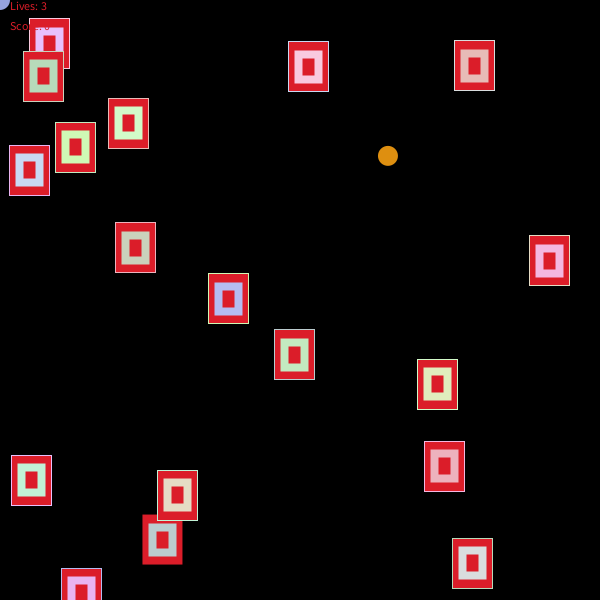
Frame 1 (no input)
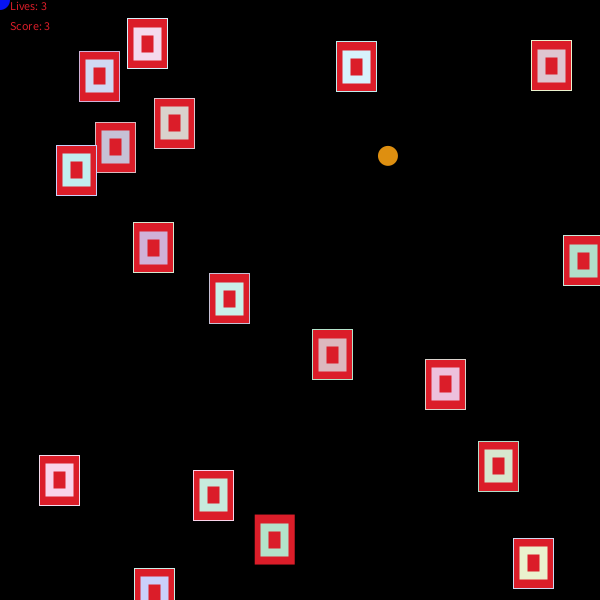
Frame 60 (the mouse pressed at the canvas centre just before this capture)
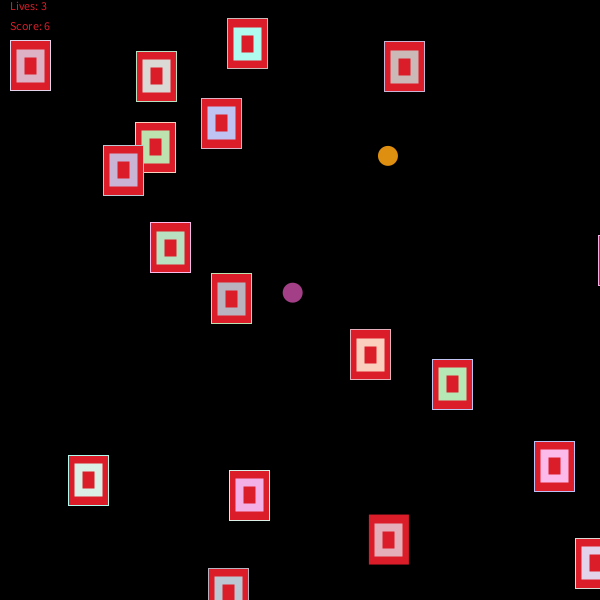
Frame 120 (the mouse held since frame 60 and released just before this capture)

The Processing sketch that drew these frames (run headless with seeded random() and noise(); from frame 60 on, the mouse is pressed at the canvas centre):

// Processing sketch: processing_119023
// ── processing_119023.pde

//decalaring variables
int lives = 3;
float speed = 0.5; //speed at which the counter goes up
float score = 0; // Sets Score to 0
boolean foodCollision; //the collision booleans are used to later check if the snake has collided with the food/mines
boolean mineCollision;
float ease = 0.06; //sets the speed at which the snake balls follow the mouse

Food cookie; //declaring the class for the food

Mine[] obstacles; //declares the array of obstacles and also declares the class

ArrayList<Circle> balls = new ArrayList(); //declares the snake class and makes it an ArrayList

//______________________________________________________________________________________________________________________________________
//Screen setup and display
void setup() {
  
  size(600, 600); 
  smooth();
 
  cookie = new Food(); //makes the food
  
//creates the obstacles by creating all the objects within the array
  obstacles = new Mine[18];
  for(int i = 0; i < obstacles.length; i++){
    obstacles[i] = new Mine();
  }
 
  balls.add(new Circle(ease, mouseX, mouseY)); //makes the first snake ball appear at the start

}

//______________________________________________________________________________________________________________________________________
//obstical/snake/food functions
void draw() {
  
  background(0);
 
  cookie.display(); //displays the food
 
 //this displays as many snake balls as are in the ArrayList (including ones we add later on, because we're in the draw function)
  for(int i=0; i<balls.size();i++){      
    balls.get(i).display(); 
    foodCollision = cookie.object_collision(mouseX,mouseY);  // checks if any of the snake balls have collided with food
  }
  
  if(foodCollision == true){
    cookieSetupScreen(); // move the food around the screen if touched by the snake
    ease = ease + 0.05;
    balls.add(new Circle(ease, mouseX, mouseY)); //add on a new snake ball to the Array list with a different easing
    foodCollision = false;
    lives ++;
  }
  
//displays the obstacles (the loop ensures the functions are applied to every object)
  for(int i = 0; i < obstacles.length; i++){ 
    obstacles[i].display(); //displays all the obstacles
    mineCollision = obstacles[i].object_collision(mouseX, mouseY); //checks if the obstacles are colliding with the mouse (returns true/false)
    if (mineCollision == true){
      minesSetupScreen(); //move all the obstacles but not the cookie (all obstacles must be moved or you keep losing lives for as long as it's on top of you)
      lives --;
    } 
  }

//initialisation and display of 'lives' and 'score'
 score = (speed ++) / 20; //allows the score to constantly rise all the time
 text("Lives: " + lives, 10, 10);
 int rScore = round(score); //rounds the score to the nearest whole number
 text("Score: " + rScore, 10, 30); 
 
//initialse 'end game'
  if(lives == 0){
    noLoop(); // stop the program
    background(0);
    textSize(80);
    text("GAME OVER!", 10, 150);
    text("SCORE: " + rScore, 10, 350); // displays end game score
   }
 
  }
  
//______________________________________________________________________________________________________________________________________
//creates function to move the cookie to a new location
  void cookieSetupScreen(){ 
    cookie.setX();
    cookie.setY();
  }

//______________________________________________________________________________________________________________________________________
//creates function to move all the mines to a new location
  void minesSetupScreen(){
    for(int i=0; i<obstacles.length; i++){
     obstacles[i] = new Mine(); //replaces all the obstacles in the class with new ones which are set at new random co-ordinates
  }
}

//food class initialisation
class Food{ //creates the block for the class
  float obstacle_x;
  float obstacle_y;
  int obstacle_width;
  int obstacle_height; //declares the class' fields
  
  Food(){ //the constructor
    obstacle_x = random(width); //these initial values will be set when each instance of a class is created
    obstacle_y = random(height);
    obstacle_width = 20;
    obstacle_height = 20;
  }
  
  void display(){ //this method displays the objects
    noStroke();
    fill(222, 143, 16);
    ellipse(obstacle_x, obstacle_y, obstacle_width, obstacle_height); //creates the biscuit
  }
  
  boolean object_collision(float tempX, float tempY){ //creates the method to test for collision between the snake and the food
  
    if ((obstacle_x + obstacle_width) > tempX
    && tempX > (obstacle_x - 18)
    && (obstacle_y + obstacle_height) > tempY
    && tempY > obstacle_y - 18){
        return true; //return true if the x and y co-ordinates of the snake balls collide with the food
    }
    else {
      return false;
    }
  }
  
  //these two functions move the cookie to new random co-ordinates when the functions are called
  void setX() {
    obstacle_x = random(width);
  }
  void setY() {
    obstacle_y = random(height);
  }
}
//obstical class initialisation
class Mine{ //creates the block for the class
  float obstacle_x;
  float speed = random(2); //makes the mines move at a random speed
  float obstacle_y;
  int obstacle_width;
  int obstacle_height; //declares the class' fields
  
  Mine(){ //the constructor
    obstacle_x = random(width); //thes initial values will be set when each instance of a class is created
    obstacle_y = random(height);
    obstacle_width = 40;
    obstacle_height = 50;
  }
  
  void display(){ //this method displays the objects

    strokeWeight(1);
    fill(219, 29, 41);
    rect(obstacle_x, obstacle_y, obstacle_width, obstacle_height); //creates the red part of the mine
    stroke(random(175, 255), random(175, 255), random(175, 255));
    strokeWeight(8);
    rect(obstacle_x + 10, obstacle_y + 12.5, obstacle_width - 20, obstacle_height - 25); //creates the multi-coloured part of the mine
    
    // The next section shows the code for making the obstacles scroll (move)
    obstacle_x += speed;
    
    if (obstacle_x > width){
     obstacle_x = 0; // moving the obstacle to the left side of the screen
    }
  }

  boolean object_collision(float tempX, float tempY){ //creates the method to test for collision between the snake and the mines
  
    if ((obstacle_x + obstacle_width + 8) > tempX
    && tempX > (obstacle_x - 8)
    && (obstacle_y + obstacle_height + 8) > tempY
    && tempY > obstacle_y - 8){
      return true; //return true if the x and y co-ordinates of the snake balls collide with the mine
    }
    else {
      return false;
    }
  }
  
}
//snake class initialisation
class Circle{
  
 float x; //these variables are used to control the size and position of the balls
 float y;
 float w;
 float h;
 float easing; //sets the speed at which the ball follows the mouse
  
 Circle(float e, float xVal, float yVal){ //snake ball constructor
  x = xVal;
  y = yVal;
  w = 20;
  h = 20;
  easing = e;
 }
  
 void display(){
   
   float targetX = mouseX; //these equations make the easing work
   x += (targetX - x) * easing;
   float targetY = mouseY;
   y += (targetY - y) * easing;
   noStroke(); //means there's no stroke on the snake balls
   fill(random(255), random(255), random(255)); //fill balls a random colour (flashing because it's run each time in draw)
   ellipse(x, y, w, h); //draws circle
  }
  
}
